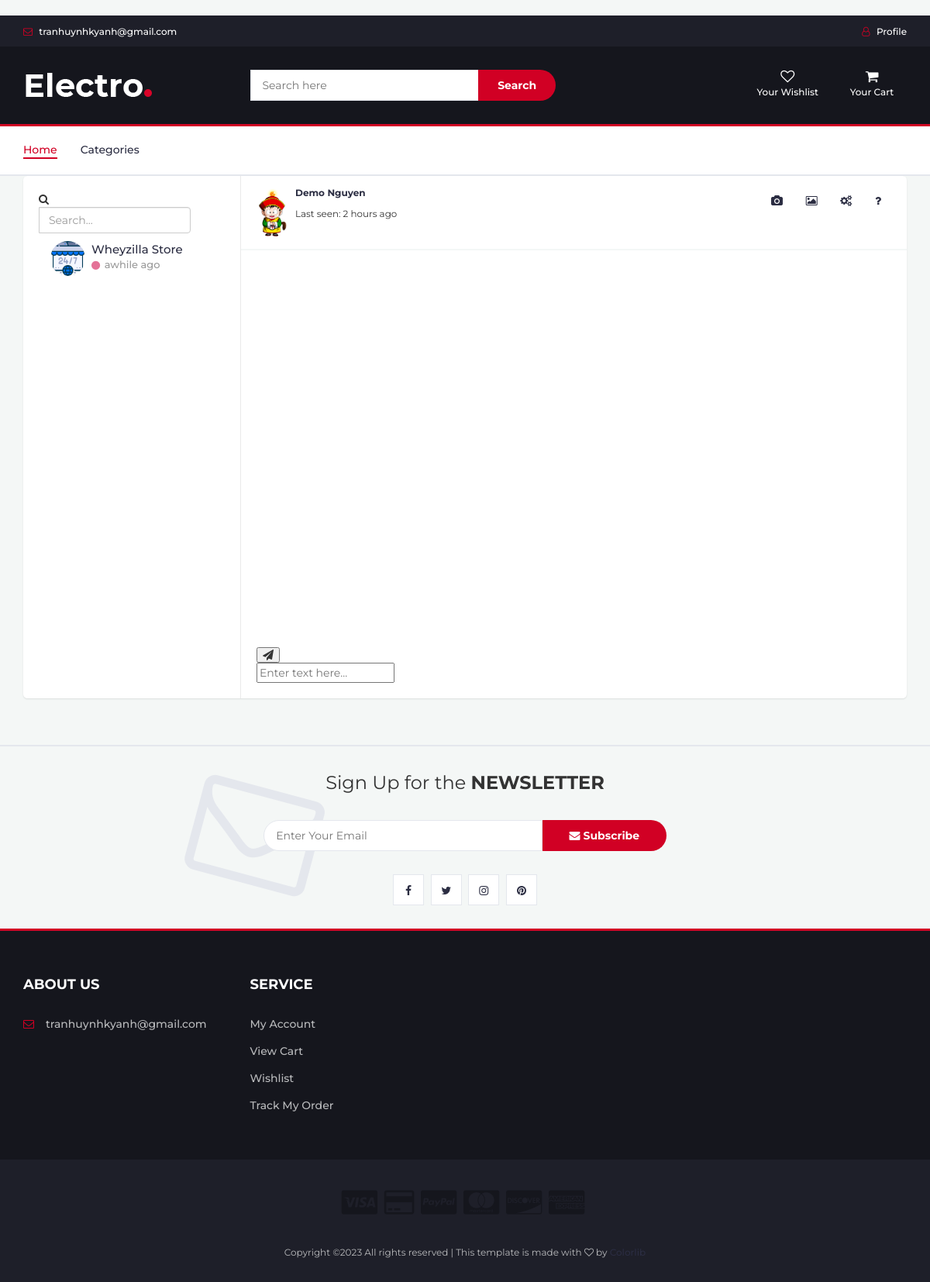
The page /accounts/chat-user/8/ (signed in) on the database as committed earlier.
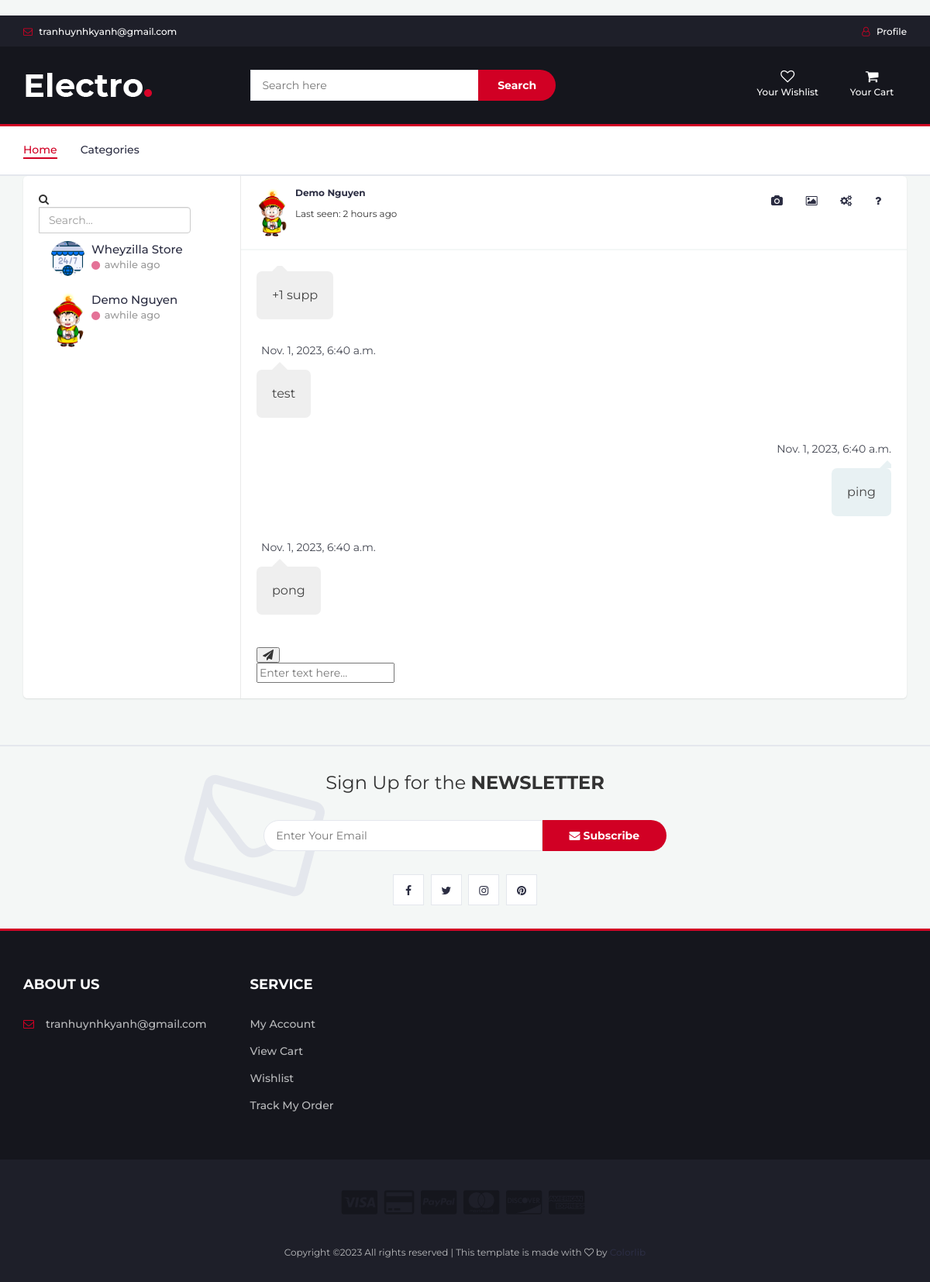
The same page on the database as committed later.
### userauth/models.py (models this page shows, shortened)
class User(AbstractUser):
    username = models.CharField(max_length=100)
    email = models.EmailField(unique=True)
    image = models.ImageField(upload_to=user_directory_path,null=True,default="none.jpg")
    USERNAME_FIELD = "email"
    REQUIRED_FIELDS = ['username']

### chat/models.py (models this page shows, shortened)
class ChatModel(models.Model):
    sender = models.ForeignKey(User,on_delete=models.SET_NULL,null=True,related_name="sender")
    receiver = models.ForeignKey(User,on_delete=models.SET_NULL,null=True,related_name="receiver")
    message = models.TextField(null=True, blank=True)
    thread_name = models.CharField(null=True, blank=True, max_length=50)
    timestamp = models.DateTimeField(auto_now_add=True)

### chat/views.py (the view)
# urls.py: path("chat-user/<uid>/",chatPage,name="chat-page"),
def chatPage(request, uid):
    user_obj = User.objects.get(id=uid)
    users = User.objects.filter(id__in=ChatModel.objects.filter(sender=request.user).all().values_list("receiver_id",flat=True))
    if request.user.id > user_obj.id:
        thread_name = f'chat_{request.user.id}-{user_obj.id}'
    else:
        thread_name = f'chat_{user_obj.id}-{request.user.id}'
    message_objs = ChatModel.objects.filter(thread_name=thread_name)
    return render(request, 'chat/chat.html', context={'user': user_obj, 'users': users, 'messages': message_objs})

### templates/chat/chat.html (shortened to what this page needs)
{% extends "index.html" %}
{%load static%}
{%block body%}
<link href="https://maxcdn.bootstrapcdn.com/font-awesome/4.7.0/css/font-awesome.min.css" rel="stylesheet" />
<div class="container">
<div class="row clearfix">
    <div class="col-lg-12">
        <div class="card chat-app">
            <div id="plist" class="people-list">
                <div class="input-group">
                    <div class="input-group-prepend">
                        <span class="input-group-text"><i class="fa fa-search"></i></span>
                    </div>
                    <input type="text" class="form-control" placeholder="Search...">
                </div>
                <ul class="list-unstyled chat-list mt-2 mb-0">
                    {%for user in users%}
                        <a href = "{% url 'userauth:chat-page' user.id%}"><li  class="clearfix">
                            {%if user.image%}
                            <img width="200" height="200" class="img-responsive center-block" src="{{user.image.url}}" alt>
                            {%else%}
                            <img width="200" height="200" class="img-responsive center-block" src="{{user.image}}" alt>
                            {%endif%}
                            <div class="about">
                                <div class="name">{{user.first_name}} {{user.last_name}}</div>
                                {%if not user.online %}
                                    <div class="status"> <i class="fa fa-circle offline"></i> {% if user.last_seen %}{{ user.last_seen|timesince }}{% else %}awhile{% endif %} ago</div>
                                {%else%}
                                 <div class="status"> <i class="fa fa-circle online"></div>
                                {%endif%}
                            </div>
                        </li></a>
                    {%endfor%}
                </ul>
            </div>
            <div class="chat">
                <div class="chat-header clearfix">
                    <div class="row">
                        <div class="col-lg-6">
                            <a href="javascript:void(0);" data-toggle="modal" data-target="#view_info">
                                {%if user.image%}
                                <img width="200" height="200" class="img-responsive center-block" src="{{user.image.url}}" alt>
                                {%else%}
                                <img width="200" height="200" class="img-responsive center-block" src="{{user.image}}" alt>
                                {%endif%}
                            </a>
                            <div class="chat-about">
                                <h6 class="m-b-0">{{user.first_name}} {{user.last_name}}</h6>
                                <small>Last seen: 2 hours ago</small>
                            </div>
                        </div>
                        <div class="col-lg-6 hidden-sm text-right">
                            <a href="javascript:void(0);" class="btn btn-outline-secondary"><i class="fa fa-camera"></i></a>
                            <a href="javascript:void(0);" class="btn btn-outline-primary"><i class="fa fa-image"></i></a>
                            <a href="javascript:void(0);" class="btn btn-outline-info"><i class="fa fa-cogs"></i></a>
                            <a href="javascript:void(0);" class="btn btn-outline-warning"><i class="fa fa-question"></i></a>
                        </div>
                    </div>
                </div>
                <div class="chat-history"  >
                    <ul class="m-b-0" id="chat-body" style="height: 450px; overflow-y: scroll; overflow-x: hidden;">
                        {%for message in messages%}
                            {%if message.sender == request.user%}
                            <li class="clearfix">
                                <div class="message-data text-right">
                                    <span class="message-data-time">{{message.timestamp}}</span>
                                </div>
                                <div class="message other-message float-right"> {{message.message}} </div>
                            </li>
                            {%else%}
                            <li class="clearfix">
                                <div class="message-data">
                                    <span class="message-data-time">{{message.timestamp}}</span>
                                </div>
                                <div class="message my-message">{{message.message}}</div>
                            </li>
                            {%endif%}
                        {%endfor%}
                    </ul>
                </div>
                <div class="chat-message clearfix">
                    <div class="input-group mb-0">
                        <div class="input-group-prepend">
                            <span class="input-group-text"><button id ="chat-message-submit" class="fa fa-send"></button></span>
                        </div>
                        <input id="message_input" type="text" class="form" placeholder="Enter text here...">
                    </div>
                </div>
            </div>
        </div>
    </div>
</div>
</div>
{%endblock body%}

### templates/index.html (shortened to what this page needs)
{%load static%}
<!DOCTYPE html>
<html lang="en">
	<head>
		<link rel="stylesheet" href="{% static 'css/bootstrap.min.css' %}">
		<link rel="stylesheet" href="{% static 'css/slick.css' %}">
		<link rel="stylesheet" href="{% static 'css/slick-theme.css' %}">
		<link rel="stylesheet" href="{% static 'css/nouislider.min.css' %}">
		<link rel="stylesheet" href="{% static 'css/font-awesome.min.css' %}">
		<link rel="stylesheet" href="{% static 'css/style.css' %}">
    </head>
	<body>
		{%block header%}
		<header>
			<div id="top-header">
				<div class="container">
					<ul class="header-links pull-left">
						<li><a href="#"><i class="fa fa-envelope-o"></i> tranhuynhkyanh@gmail.com</a></li>
					</ul>
					<ul class="header-links pull-right">
						{%if request.user.is_authenticated%}
							<li><a href="{% url 'userauth:profile' %}"><i class="fa fa-user-o"></i> Profile</a></li>
						{%elif request.user%}
							<li><a href="{% url 'userauth:login' %}"><i class="fa fa-user-o"></i> Login</a></li>
						{%else%}
							<li><a href="{% url 'userauth:logout' %}"><i class="fa fa-user-o"></i> Logout</a></li>
						{%endif%}
					</ul>
				</div>
			</div>
			<div id="header">
				<div class="container">
					<div class="row">
						<div class="col-md-3">
							<div class="header-logo">
								<a href="{%url 'index'%}" class="logo">
									<img src="{% static 'img/logo.png' %}" alt="">
								</a>
							</div>
						</div>
						<div class="col-md-6">
							<div class="header-search">
								<form>
									<input id = "search" class="input" placeholder="Search here">
									<button class="search-btn">Search</button>
								</form>
							</div>
						</div>
						<div class="col-md-3 clearfix">
							<div class="header-ctn">
								<div>
									<a href="{%url 'wishlist'%}">
										<i class="fa fa-heart-o"></i>
										<span>Your Wishlist</span>
									</a>
								</div>
								<div class="dropdown">
									<a class="dropdown-toggle" href="{%url 'cart-detail'%}">
										<i class="fa fa-shopping-cart"></i>
										<span>Your Cart</span>
									</a>
							</div>
						</div>
					</div>
				</div>
			</div>
		</header>
		{%endblock header%}
		{%block nav%}
		<nav id="navigation">
			<div class="container">
				<div id="responsive-nav">
					<ul class="main-nav nav navbar-nav">
						<li class="active"><a href="{%url 'index'%}">Home</a></li>
						<li><a href="{%url 'store'%}">Categories</a></li>
					</ul>
				</div>
			</div>
		</nav>
		{%endblock nav%}
		{%block body%}{%endblock body%}
		<div id="newsletter" class="section">
			<div class="container">
				<div class="row">
					<div class="col-md-12">
						<div class="newsletter">
							<p>Sign Up for the <strong>NEWSLETTER</strong></p>
							<form>
								<input class="input" type="email" placeholder="Enter Your Email">
								<button class="newsletter-btn"><i class="fa fa-envelope"></i> Subscribe</button>
							</form>
							<ul class="newsletter-follow">
								<li>
									<a href="#"><i class="fa fa-facebook"></i></a>
								</li>
								<li>
									<a href="#"><i class="fa fa-twitter"></i></a>
								</li>
								<li>
									<a href="#"><i class="fa fa-instagram"></i></a>
								</li>
								<li>
									<a href="#"><i class="fa fa-pinterest"></i></a>
								</li>
							</ul>
						</div>
					</div>
				</div>
			</div>
		</div>
		<footer id="footer">
			<div class="section">
				<div class="container">
					<div class="row">
						<div class="col-md-3 col-xs-6">
							<div class="footer">
								<h3 class="footer-title">About Us</h3>
								<ul class="footer-links">
									<li><a href="#"><i class="fa fa-envelope-o"></i>tranhuynhkyanh@gmail.com</a></li>
								</ul>
							</div>
						</div>
						<div class="col-md-6 col-xs-6">
							<div class="footer">
								<h3 class="footer-title">Service</h3>
								<ul class="footer-links">
									<li><a href="{%url 'userauth:profile'%}">My Account</a></li>
									<li><a href="{%url 'cart-detail'%}">View Cart</a></li>
									<li><a href="{%url 'wishlist'%}">Wishlist</a></li>
									<li><a href="{%url 'userauth:profile'%}">Track My Order</a></li>
								</ul>
							</div>
						</div>
					</div>
				</div>
			</div>
			<div id="bottom-footer" class="section">
				<div class="container">
					<div class="row">
						<div class="col-md-12 text-center">
							<ul class="footer-payments">
								<li><a href="#"><i class="fa fa-cc-visa"></i></a></li>
								<li><a href="#"><i class="fa fa-credit-card"></i></a></li>
								<li><a href="#"><i class="fa fa-cc-paypal"></i></a></li>
								<li><a href="#"><i class="fa fa-cc-mastercard"></i></a></li>
								<li><a href="#"><i class="fa fa-cc-discover"></i></a></li>
								<li><a href="#"><i class="fa fa-cc-amex"></i></a></li>
							</ul>
							<span class="copyright">
								Copyright &copy;<script>document.write(new Date().getFullYear());</script> All rights reserved | This template is made with <i class="fa fa-heart-o" aria-hidden="true"></i> by <a href="https://colorlib.com" target="_blank">Colorlib</a>
							</span>
						</div>
					</div>
				</div>
			</div>
		</footer>
	</body>
</html>

### static/css/style.css (style rules this page uses)
body { font-family: 'Montserrat', sans-serif; font-weight: 400; color: #333; }
h1, h2, h3, h4, h5, h6 { color: #2B2D42; font-weight: 700; margin: 0 0 10px; }
a { color: #2B2D42; font-weight: 500; -webkit-transition: 0.2s color; transition: 0.2s color; }
ul, ol { margin: 0; padding: 0; list-style: none }
.input { height: 40px; padding: 0px 15px; border: 1px solid #E4E7ED; background-color: #FFF; width: 100%; }
.section { padding-top: 30px; padding-bottom: 30px; }
#top-header { padding-top: 10px; padding-bottom: 10px; background-color: #1E1F29; }
.header-links li { display: inline-block; margin-right: 15px; font-size: 12px; }
.header-links li:last-child { margin-right: 0px; }
.header-links li a { color: #FFF; }
.header-links li i { color: #D10024; margin-right: 5px; }
#header { padding-top: 15px; padding-bottom: 15px; background-color: #15161D; }
.header-logo { float: left; }
.header-logo .logo img { display: block; }
.header-search { padding: 15px 0px; }
.header-search form { position: relative; }
.header-search form .input { width: calc(100% - 260px); margin-right: -4px; }
.header-search form .search-btn { height: 40px; width: 100px; background: #D10024; color: #FFF; font-weight: 700; border: none; border-radius: 0px 40px 40px 0px; }
.header-ctn { float: right; padding: 15px 0px; }
.header-ctn>div { display: inline-block; }
.header-ctn>div+div { margin-left: 15px; }
.header-ctn>div>a { display: block; position: relative; width: 90px; text-align: center; color: #FFF; }
.header-ctn>div>a>i { display: block; font-size: 18px; }
.header-ctn>div>a>span { font-size: 12px; }
#navigation { background: #FFF; border-bottom: 2px solid #E4E7ED; border-top: 3px solid #D10024; }
.main-nav>li+li { margin-left: 30px }
.main-nav>li>a { padding: 20px 0px; }
.main-nav>li>a:hover, .main-nav>li>a:focus, .main-nav>li.active>a { color: #D10024; background-color: transparent; }
.main-nav>li>a:after { content: ""; display: block; width: 0%; height: 2px; background-color: #D10024; -webkit-transition: 0.2s all; transition: 0.2s all; }
.main-nav>li>a:hover:after, .main-nav>li>a:focus:after, .main-nav>li.active>a:after { width: 100%; }
#newsletter.section { border-top: 2px solid #E4E7ED; border-bottom: 3px solid #D10024; margin-top: 30px; }
.newsletter { text-align: center; }
.newsletter p { font-size: 24px; }
.newsletter form { position: relative; max-width: 520px; margin: 30px auto; }
.newsletter form:after { content: "\f003"; font-family: FontAwesome; position: absolute; font-size: 160px; color: #E4E7ED; top: 15px; -webkit-transform: translateY(-50%) rotate(15deg); -ms-transform: translateY(-50%) rotate(15deg); transform: translateY(-50%) rotate(15deg); z-index: -1; left: -90px; }
.newsletter form .input { width: calc(100% - 160px); margin-right: -4px; border-radius: 40px 0px 0px 40px; }
.newsletter form .newsletter-btn { width: 160px; height: 40px; font-weight: 700; background: #D10024; color: #FFF; border: none; border-radius: 0px 40px 40px 0px; }
.newsletter .newsletter-follow { text-align: center; }
.newsletter .newsletter-follow li { display: inline-block; margin-right: 5px; }
.newsletter .newsletter-follow li:last-child { margin-right: 0px; }
.newsletter .newsletter-follow li a { position: relative; display: block; width: 40px; height: 40px; text-align: center; line-height: 40px; border: 1px solid #E4E7ED; background-color: #FFF; -webkit-transition: 0.2s all; transition: 0.2s all; }
#footer { background: #15161D; color: #B9BABC; }
#bottom-footer { background: #1E1F29; }
.footer { margin: 30px 0px; }
.footer .footer-title { color: #FFF; text-transform: uppercase; font-size: 18px; margin: 0px 0px 30px; }
.footer-links li+li { margin-top: 15px; }
.footer-links li a { color: #B9BABC; }
.footer-links li i { margin-right: 15px; color: #D10024; width: 14px; text-align: center; }
.copyright { margin-top: 30px; display: block; font-size: 12px; }
.footer-payments li { display: inline-block; margin-right: 5px; }
.footer-payments li a { color: #15161D; font-size: 36px; display: block; }

Rows that differ between the two databases and show on the page:
now on one of the page's lists (row edited): User: first_name "Demo", last_name "Nguyen"
added ChatModel: message "+1 supp"
added ChatModel: timestamp "Nov. 1, 2023, 6:40 a.m.", message "test"
added ChatModel: timestamp "Nov. 1, 2023, 6:40 a.m.", message "ping"
added ChatModel: timestamp "Nov. 1, 2023, 6:40 a.m.", message "pong"
